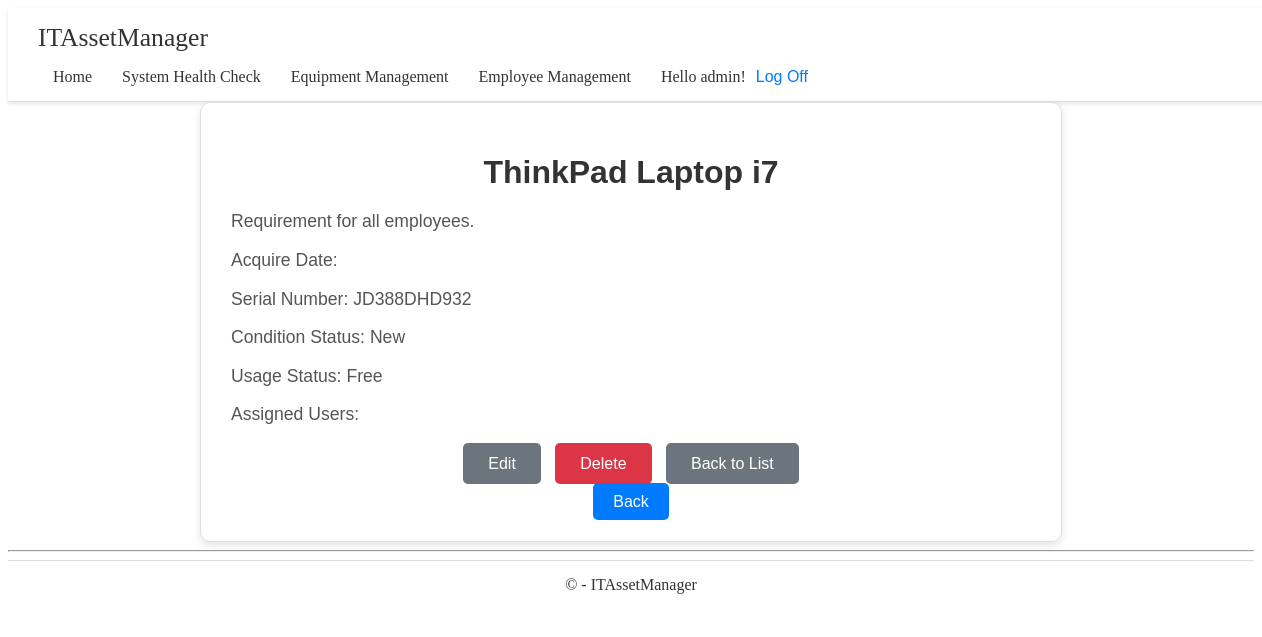
The page /equipment/1/ (signed in) on the database its author committed.
### app/models.py (models this page shows, shortened)
class Equipment(models.Model):
    CONDITION_CHOICES = [
        ('new', 'New'),
        ('good', 'Good'),
        ('fair', 'Fair'),
        ('poor', 'Poor'),
        ('broken', 'Broken'),
    ]
    USAGE_STATUS_CHOICES = [
        ('free', 'Free'),
        ('in_use', 'In Use'),
        ('maintenance', 'Maintenance'),
        ('in_repair', 'In Repair'),  # New status added
    ]
    name = models.CharField(max_length=100)
    description = models.TextField(null=True, blank=True)  # Nullable and blankable
    purchased_date = models.DateField(default=date.today)  # Default to current day
    serial_number = models.CharField(max_length=100, unique=True)
    assigned_users = models.ManyToManyField(User, blank=True)  # Changed to ManyToManyField
    condition_status = models.CharField(max_length=10, choices=CONDITION_CHOICES, default='new')
    usage_status = models.CharField(max_length=15, choices=USAGE_STATUS_CHOICES, default='free')
    stock = models.PositiveIntegerField(default=0)  # New stock field

### app/decorators.py (the view)
    def wrapper(request, *args, **kwargs):
        if not request.user.is_authenticated:
            return redirect('login')
        return view_func(request, *args, **kwargs)

### app/views.py (called while the page is built)
@login_required
def equipment_detail(request, pk):
    equipment = get_object_or_404(Equipment, pk=pk)
    return render(request, 'app/equipment/equipment_detail.html', {'equipment': equipment})

### app/templates/app/equipment/equipment_detail.html (shortened to what this page needs)
{% extends 'app/base.html' %}
{% load static %}
{% block extra_head %}
<link rel="stylesheet" href="{% static 'app/content/equipment/equipment_detail.css' %}">
{% endblock %}
{% block content %}
<div class="equipment-detail">
    <h1>{{ equipment.name }}</h1>
    <p>{{ equipment.description }}</p>
    <p>Acquire Date: {{ equipment.acquire_date }}</p>
    <p>Serial Number: {{ equipment.serial_number }}</p>
    <p>Condition Status: {{ equipment.get_condition_status_display }}</p>
    <p>Usage Status: {{ equipment.get_usage_status_display }}</p>
    <p>Assigned Users: {% for user in equipment.assigned_users.all %}{{ user.username }}{% if not forloop.last %}, {% endif %}{% endfor %}</p>
    <div class="action-buttons">
        <a class="btn btn-secondary" href="{% url 'equipment_update' equipment.pk %}">Edit</a>
        <a class="btn btn-danger" href="{% url 'equipment_delete' equipment.pk %}">Delete</a>
        <a class="btn btn-secondary" href="{% url 'equipment_list' %}">Back to List</a>
    </div>
    <div class="back-button">
        <a class="btn btn-primary" href="{% url 'equipment_list' %}">Back</a>
    </div>
</div>
{% endblock %}

### app/templates/app/loginpartial.html (shortened to what this page needs)
{% if user.is_authenticated %}
<div class="navbar-user-actions">
    <span class="navbar-user-greeting">Hello {{ user.username }}!</span>
    <form id="logoutForm" action="{% url 'logout' %}" method="post" class="navbar-logoff-form">
        <button type="submit" class="navbar-logoff-button">Log Off</button>
    </form>
</div>
{% else %}
<div class="navbar-user-actions">
    <a href="{% url 'login' %}" class="navbar-logoff-button">Log In</a>
</div>
{% endif %}

### app/static/app/content/base.css (style rules this page uses)
.navbar-user-actions { display: flex; align-items: self-end; margin-left: auto; }
.navbar-user-actions .navbar-user-greeting { color: #333; font-size: 1rem; padding-right: 10px; }
.navbar-user-actions .navbar-logoff-button { color: #007bff; text-decoration: none; font-size: 1rem; background: none; border: none; cursor: pointer; padding: 0; transition: color 0.3s ease; }

### app/static/app/content/equipment/equipment_detail.css (style rules this page uses)
.equipment-detail { max-width: 800px; margin: auto; padding: 30px; border: 1px solid #e0e0e0; border-radius: 10px; box-shadow: 0 4px 8px rgba(0, 0, 0, 0.1); background-color: #ffffff; font-family: 'Arial', sans-serif; }
.equipment-detail h1 { text-align: center; color: #333; font-size: 2rem; margin-bottom: 20px; }
.equipment-detail p { font-size: 1.1rem; color: #555; margin-bottom: 15px; }
.action-buttons { text-align: center; margin-top: 30px; }
.action-buttons .btn { padding: 12px 25px; border-radius: 5px; cursor: pointer; transition: background-color 0.3s ease, transform 0.3s ease; font-size: 1rem; border: none; margin: 5px; }
.action-buttons .btn-secondary { background-color: #6c757d; color: #fff; text-decoration: none; }
.action-buttons .btn-danger { background-color: #dc3545; color: #fff; text-decoration: none; }
.back-button { text-align: center; margin-top: 20px; }
.back-button .btn-primary { background-color: #007bff; color: #fff; text-decoration: none; padding: 10px 20px; border-radius: 5px; transition: background-color 0.3s ease, transform 0.3s ease; }

### rows shown on the page
Equipment: name "ThinkPad Laptop i7", description "Requirement for all employees.", serial_number "JD388DHD932", condition_status "New", usage_status "Free"

### other values the page prints
{{ user.username }} "admin"
